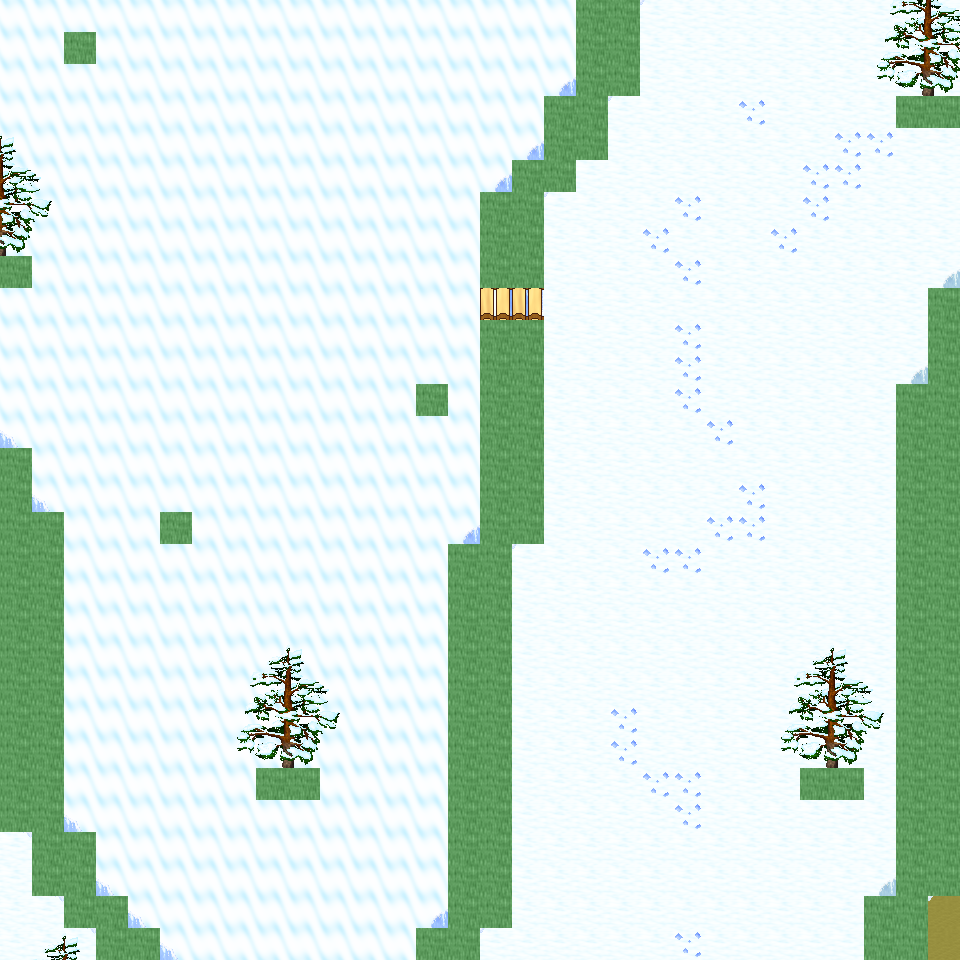

A 2D game scene composited from a Tiled map and its tileset images. What follows is a short description and the map's XML, with each tile layer's data collapsed to a summary:
An orthogonal 30x30 tile map with 32x32 px tiles, 6 tile layers (Ground, Object, Object2, Above, ...), 47 tilesets and 12 objects (12x mapExit).

<map version="1.0" orientation="orthogonal" renderorder="right-down" width="30" height="30" tilewidth="32" tileheight="32" nextobjectid="13">
  <tileset firstgid="1" name="tileset_ground_ground" tilewidth="32" tileheight="32" tilecount="33" columns="3">
    <image source="../drawable/tileset_ground_ground.png" width="96" height="352" />
  </tileset>
  <tileset firstgid="34" name="tileset_ground_ice_ice" tilewidth="32" tileheight="32" tilecount="3" columns="3">
    <image source="../drawable/tileset_ground_ice_ice.png" width="96" height="32" />
  </tileset>
  <tileset firstgid="37" name="tileset_ground_earth_edges" tilewidth="32" tileheight="32" tilecount="18" columns="6">
    <image source="../drawable/tileset_ground_earth_edges.png" width="192" height="96" />
  </tileset>
  <tileset firstgid="55" name="tileset_ground_rock_pebbles" tilewidth="32" tileheight="32" tilecount="3" columns="1">
    <image source="../drawable/tileset_ground_rock_pebbles.png" width="32" height="96" />
  </tileset>
  <tileset firstgid="58" name="tileset_item_corpse_huge_animal" tilewidth="32" tileheight="32" tilecount="16" columns="2">
    <image source="../drawable/tileset_item_corpse_huge_animal.png" width="64" height="256" />
  </tileset>
  <tileset firstgid="74" name="tileset_plant_flower_daisy_white" tilewidth="32" tileheight="32" tilecount="8" columns="2">
    <image source="../drawable/tileset_plant_flower_daisy_white.png" width="64" height="128" />
  </tileset>
  <tileset firstgid="82" name="tileset_ground_ridge_earth_dark" tilewidth="32" tileheight="32" tilecount="96" columns="12">
    <image source="../drawable/tileset_ground_ridge_earth_dark.png" width="384" height="256" />
  </tileset>
  <tileset firstgid="178" name="tileset_ground_grass_edges" tilewidth="32" tileheight="32" tilecount="36" columns="12">
    <image source="../drawable/tileset_ground_grass_edges.png" width="384" height="96" />
  </tileset>
  <tileset firstgid="214" name="tileset_ground_ridge_ice_2" tilewidth="32" tileheight="32" tilecount="42" columns="7">
    <image source="../drawable/tileset_ground_ridge_ice_2.png" width="224" height="192" />
  </tileset>
  <tileset firstgid="256" name="tileset_ground_ice_glacier" tilewidth="32" tileheight="32" tilecount="1" columns="1">
    <image source="../drawable/tileset_ground_ice_glacier.png" width="32" height="32" />
  </tileset>
  <tileset firstgid="257" name="tileset_ground_ice_edges" tilewidth="32" tileheight="32" tilecount="9" columns="3">
    <image source="../drawable/tileset_ground_ice_edges.png" width="96" height="96" />
  </tileset>
  <tileset firstgid="266" name="tileset_plant_bush_large_brown" tilewidth="32" tileheight="32" tilecount="9" columns="3">
    <image source="../drawable/tileset_plant_bush_large_brown.png" width="96" height="96" />
  </tileset>
  <tileset firstgid="275" name="tileset_ground_ridge_ice" tilewidth="32" tileheight="32" tilecount="42" columns="7">
    <image source="../drawable/tileset_ground_ridge_ice.png" width="224" height="192" />
  </tileset>
  <tileset firstgid="317" name="tileset_plant_bush_various_small" tilewidth="32" tileheight="32" tilecount="9" columns="3">
    <image source="../drawable/tileset_plant_bush_various_small.png" width="96" height="96" />
  </tileset>
  <tileset firstgid="326" name="tileset_ground_rock_rocks_2" tilewidth="32" tileheight="32" tilecount="4" columns="2">
    <image source="../drawable/tileset_ground_rock_rocks_2.png" width="64" height="64" />
  </tileset>
  <tileset firstgid="330" name="tileset_building_decoration_blue_circle" tilewidth="32" tileheight="32" tilecount="4" columns="2">
    <image source="../drawable/tileset_building_decoration_blue_circle.png" width="64" height="64" />
  </tileset>
  <tileset firstgid="334" name="tileset_item_statue_cross" tilewidth="32" tileheight="32" tilecount="1" columns="1">
    <image source="../drawable/tileset_item_statue_cross.png" width="32" height="32" />
  </tileset>
  <tileset firstgid="335" name="tileset_ground_rock_green_crystal" tilewidth="32" tileheight="32" tilecount="9" columns="3">
    <image source="../drawable/tileset_ground_rock_green_crystal.png" width="96" height="96" />
  </tileset>
  <tileset firstgid="344" name="tileset_furniture_light_iron_lamp" tilewidth="32" tileheight="32" tilecount="3" columns="1">
    <image source="../drawable/tileset_furniture_light_iron_lamp.png" width="32" height="96" />
  </tileset>
  <tileset firstgid="347" name="tileset_item_statue_metal_and_stone" tilewidth="32" tileheight="32" tilecount="6" columns="3">
    <image source="../drawable/tileset_item_statue_metal_and_stone.png" width="96" height="64" />
  </tileset>
  <tileset firstgid="353" name="tileset_ground_ladder_horizontal_pale" tilewidth="32" tileheight="32" tilecount="3" columns="1">
    <image source="../drawable/tileset_ground_ladder_horizontal_pale.png" width="32" height="96" />
  </tileset>
  <tileset firstgid="356" name="tileset_plant_bush_bushes" tilewidth="32" tileheight="32" tilecount="10" columns="5">
    <image source="../drawable/tileset_plant_bush_bushes.png" width="160" height="64" />
  </tileset>
  <tileset firstgid="366" name="tileset_item_blood_floor_stain" tilewidth="32" tileheight="32" tilecount="1" columns="1">
    <image source="../drawable/tileset_item_blood_floor_stain.png" width="32" height="32" />
  </tileset>
  <tileset firstgid="367" name="tileset_item_corpse_skull_dark" tilewidth="32" tileheight="32" tilecount="2" columns="2">
    <image source="../drawable/tileset_item_corpse_skull_dark.png" width="64" height="32" />
  </tileset>
  <tileset firstgid="369" name="tileset_furniture_light_flames" tilewidth="32" tileheight="32" tilecount="6" columns="6">
    <image source="../drawable/tileset_furniture_light_flames.png" width="192" height="32" />
  </tileset>
  <tileset firstgid="375" name="tileset_logic_creature_human" tilewidth="32" tileheight="32" tilecount="5" columns="5">
    <image source="../drawable/tileset_logic_creature_human.png" width="160" height="32" />
  </tileset>
  <tileset firstgid="380" name="tileset_logic_creature_elemental" tilewidth="32" tileheight="32" tilecount="16" columns="8">
    <image source="../drawable/tileset_logic_creature_elemental.png" width="256" height="64" />
  </tileset>
  <tileset firstgid="396" name="tileset_logic_collision" tilewidth="32" tileheight="32" tilecount="1" columns="1">
    <image source="../drawable/tileset_logic_collision.png" width="32" height="32" />
  </tileset>
  <tileset firstgid="397" name="tileset_logic_creature_giant_human" tilewidth="32" tileheight="32" tilecount="16" columns="8">
    <image source="../drawable/tileset_logic_creature_giant_human.png" width="256" height="64" />
  </tileset>
  <tileset firstgid="413" name="tileset_plant_tree_taller_trees" tilewidth="32" tileheight="32" tilecount="32" columns="8">
    <image source="../drawable/tileset_plant_tree_taller_trees.png" width="256" height="128" />
  </tileset>
  <tileset firstgid="445" name="tileset_plant_tree_spruce" tilewidth="32" tileheight="32" tilecount="6" columns="2">
    <image source="../drawable/tileset_plant_tree_spruce.png" width="64" height="96" />
  </tileset>
  <tileset firstgid="451" name="tileset_plant_bush_bush_mult_colored" tilewidth="32" tileheight="32" tilecount="6" columns="3">
    <image source="../drawable/tileset_plant_bush_bush_mult_colored.png" width="96" height="64" />
  </tileset>
  <tileset firstgid="457" name="tileset_ground_ice_icehole" tilewidth="32" tileheight="32" tilecount="1" columns="1">
    <image source="../drawable/tileset_ground_ice_icehole.png" width="32" height="32" />
  </tileset>
  <tileset firstgid="458" name="tileset_logic_portal" tilewidth="32" tileheight="32" tilecount="24" columns="8">
    <image source="../drawable/tileset_logic_portal.png" width="256" height="96" />
  </tileset>
  <tileset firstgid="482" name="tileset_building_wall_int_clay" tilewidth="32" tileheight="32" tilecount="100" columns="10">
    <image source="../drawable/tileset_building_wall_int_clay.png" width="320" height="320" />
  </tileset>
  <tileset firstgid="582" name="tileset_plant_tree_pine_tree" tilewidth="32" tileheight="32" tilecount="20" columns="4">
    <image source="../drawable/tileset_plant_tree_pine_tree.png" width="128" height="160" />
  </tileset>
  <tileset firstgid="602" name="tileset_plant_tree_pine_tree_1" tilewidth="32" tileheight="32" tilecount="20" columns="4">
    <image source="../drawable/tileset_plant_tree_pine_tree_1.png" width="128" height="160" />
  </tileset>
  <tileset firstgid="622" name="tileset_plant_stump_hollow_logs" tilewidth="32" tileheight="32" tilecount="6" columns="3">
    <image source="../drawable/tileset_plant_stump_hollow_logs.png" width="96" height="64" />
  </tileset>
  <tileset firstgid="628" name="tileset_plant_stump_small_stump" tilewidth="32" tileheight="32" tilecount="4" columns="2">
    <image source="../drawable/tileset_plant_stump_small_stump.png" width="64" height="64" />
  </tileset>
  <tileset firstgid="632" name="tileset_plant_stump_stump_snow1" tilewidth="32" tileheight="32" tilecount="2" columns="2">
    <image source="../drawable/tileset_plant_stump_stump_snow1.png" width="64" height="32" />
  </tileset>
  <tileset firstgid="634" name="tileset_plant_stump_stump_snow" tilewidth="32" tileheight="32" tilecount="2" columns="2">
    <image source="../drawable/tileset_plant_stump_stump_snow.png" width="64" height="32" />
  </tileset>
  <tileset firstgid="636" name="tileset_building_decoration_rocks" tilewidth="32" tileheight="32" tilecount="6" columns="3">
    <image source="../drawable/tileset_building_decoration_rocks.png" width="96" height="64" />
  </tileset>
  <tileset firstgid="642" name="tileset_ground_rock_rocks" tilewidth="32" tileheight="32" tilecount="4" columns="2">
    <image source="../drawable/tileset_ground_rock_rocks.png" width="64" height="64" />
  </tileset>
  <tileset firstgid="646" name="tileset_plant_tree_snow_on_pine" tilewidth="32" tileheight="32" tilecount="20" columns="4">
    <image source="../drawable/tileset_plant_tree_snow_on_pine.png" width="128" height="160" />
  </tileset>
  <tileset firstgid="666" name="tileset_light_dim_light_5x5" tilewidth="32" tileheight="32" tilecount="25" columns="5">
    <image source="../drawable/tileset_light_dim_light_5x5.png" width="160" height="160" />
  </tileset>
  <tileset firstgid="691" name="tileset_logic_creature_fowl" tilewidth="32" tileheight="32" tilecount="6" columns="6">
    <image source="../drawable/tileset_logic_creature_fowl.png" width="192" height="32" />
  </tileset>
  <tileset firstgid="697" name="tileset_logic_creature_animal" tilewidth="32" tileheight="32" tilecount="32" columns="8">
    <image source="../drawable/tileset_logic_creature_animal.png" width="256" height="128" />
  </tileset>
  <layer name="Ground" width="30" height="30">
    <data>[900 cells, 900 non-empty, 3 distinct tile ids]</data>
  </layer>
  <layer name="Object" width="30" height="30">
    <data>[900 cells, 187 non-empty, 22 distinct tile ids]</data>
  </layer>
  <layer name="Object2" width="30" height="30">
    <data>[900 cells, 6 non-empty, 3 distinct tile ids]</data>
  </layer>
  <layer name="Above" width="30" height="30">
    <data>[900 cells, 56 non-empty, 17 distinct tile ids]</data>
  </layer>
  <layer name="Above2" width="30" height="30">
    <data>[900 cells, 0 non-empty, 0 distinct tile ids]</data>
  </layer>
  <layer name="Walkable" width="30" height="30">
    <data>[900 cells, 137 non-empty, 1 distinct tile ids]</data>
  </layer>
  <objectgroup name="MapEvents">
    <object id="1" name="north" type="mapExit" x="0" y="0" width="576" height="32">
      <properties>
        <property name="map" value="level_0_x70_y25" />
        <property name="x" value="0" />
        <property name="y" value="28" />
      </properties>
    </object>
    <object id="2" name="north2" type="mapExit" x="640" y="0" width="320" height="32">
      <properties>
        <property name="map" value="level_0_x70_y25" />
        <property name="x" value="20" />
        <property name="y" value="28" />
      </properties>
    </object>
    <object id="3" name="south" type="mapExit" x="0" y="928" width="96" height="32">
      <properties>
        <property name="map" value="level_0_x70_y27" />
        <property name="x" value="0" />
        <property name="y" value="1" />
      </properties>
    </object>
    <object id="4" name="south2" type="mapExit" x="160" y="928" width="256" height="32">
      <properties>
        <property name="map" value="level_0_x70_y27" />
        <property name="x" value="5" />
        <property name="y" value="1" />
      </properties>
    </object>
    <object id="5" name="south3" type="mapExit" x="480" y="928" width="384" height="32">
      <properties>
        <property name="map" value="level_0_x70_y27" />
        <property name="x" value="15" />
        <property name="y" value="1" />
      </properties>
    </object>
    <object id="6" name="south4" type="mapExit" x="928" y="928" width="32" height="32">
      <properties>
        <property name="map" value="level_0_x70_y27" />
        <property name="x" value="29" />
        <property name="y" value="1" />
      </properties>
    </object>
    <object id="7" name="west" type="mapExit" x="0" y="0" width="32" height="256">
      <properties>
        <property name="map" value="level_0_x69_y26" />
        <property name="x" value="28" />
        <property name="y" value="0" />
      </properties>
    </object>
    <object id="8" name="west2" type="mapExit" x="0" y="288" width="32" height="160">
      <properties>
        <property name="map" value="level_0_x69_y26" />
        <property name="x" value="28" />
        <property name="y" value="9" />
      </properties>
    </object>
    <object id="9" name="west3" type="mapExit" x="0" y="832" width="32" height="128">
      <properties>
        <property name="map" value="level_0_x69_y26" />
        <property name="x" value="28" />
        <property name="y" value="26" />
      </properties>
    </object>
    <object id="10" name="east" type="mapExit" x="928" y="0" width="32" height="96">
      <properties>
        <property name="map" value="level_0_x71_y26" />
        <property name="x" value="1" />
        <property name="y" value="0" />
      </properties>
    </object>
    <object id="11" name="east2" type="mapExit" x="928" y="128" width="32" height="160">
      <properties>
        <property name="map" value="level_0_x71_y26" />
        <property name="x" value="1" />
        <property name="y" value="4" />
      </properties>
    </object>
    <object id="12" name="east3" type="mapExit" x="928" y="896" width="32" height="64">
      <properties>
        <property name="map" value="level_0_x71_y26" />
        <property name="x" value="1" />
        <property name="y" value="28" />
      </properties>
    </object>
  </objectgroup>
</map>
